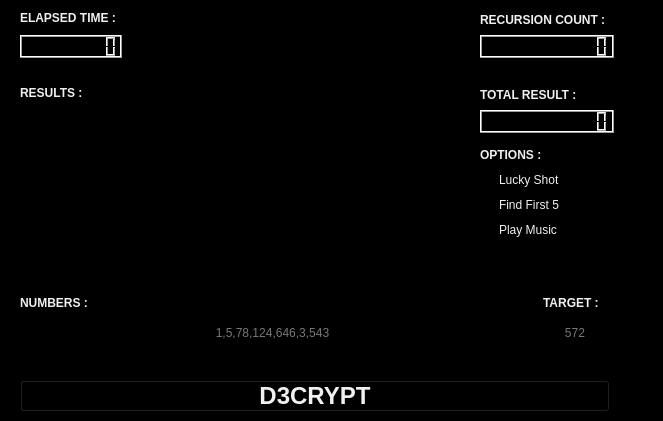
    <widget class="QWidget" name="tab_3">
     <property name="palette">
      <palette>
       <active>
        <colorrole role="WindowText">
         <brush brushstyle="SolidPattern">
          <color alpha="255">
           <red>239</red>
           <green>240</green>
           <blue>241</blue>
          </color>
         </brush>
        </colorrole>
        <colorrole role="Button">
         <brush brushstyle="SolidPattern">
          <color alpha="255">
           <red>0</red>
           <green>0</green>
           <blue>0</blue>
          </color>
         </brush>
        </colorrole>
        <colorrole role="Text">
         <brush brushstyle="SolidPattern">
          <color alpha="255">
           <red>239</red>
           <green>240</green>
           <blue>241</blue>
          </color>
         </brush>
        </colorrole>
        <colorrole role="ButtonText">
         <brush brushstyle="SolidPattern">
          <color alpha="255">
           <red>239</red>
           <green>240</green>
           <blue>241</blue>
          </color>
         </brush>
        </colorrole>
        <colorrole role="Base">
         <brush brushstyle="SolidPattern">
          <color alpha="255">
           <red>0</red>
           <green>0</green>
           <blue>0</blue>
          </color>
         </brush>
        </colorrole>
        <colorrole role="Window">
         <brush brushstyle="SolidPattern">
          <color alpha="255">
           <red>0</red>
           <green>0</green>
           <blue>0</blue>
          </color>
         </brush>
        </colorrole>
        <colorrole role="Highlight">
         <brush brushstyle="SolidPattern">
          <color alpha="255">
           <red>32</red>
           <green>194</green>
           <blue>14</blue>
          </color>
         </brush>
        </colorrole>
        <colorrole role="HighlightedText">
         <brush brushstyle="SolidPattern">
          <color alpha="255">
           <red>239</red>
           <green>240</green>
           <blue>241</blue>
          </color>
         </brush>
        </colorrole>
       </active>
       <inactive>
        <colorrole role="WindowText">
         <brush brushstyle="SolidPattern">
          <color alpha="255">
           <red>239</red>
           <green>240</green>
           <blue>241</blue>
          </color>
         </brush>
        </colorrole>
        <colorrole role="Button">
         <brush brushstyle="SolidPattern">
          <color alpha="255">
           <red>0</red>
           <green>0</green>
           <blue>0</blue>
          </color>
         </brush>
        </colorrole>
        <colorrole role="Text">
         <brush brushstyle="SolidPattern">
          <color alpha="255">
           <red>239</red>
           <green>240</green>
           <blue>241</blue>
          </color>
         </brush>
        </colorrole>
        <colorrole role="ButtonText">
         <brush brushstyle="SolidPattern">
          <color alpha="255">
           <red>239</red>
           <green>240</green>
           <blue>241</blue>
          </color>
         </brush>
        </colorrole>
        <colorrole role="Base">
         <brush brushstyle="SolidPattern">
          <color alpha="255">
           <red>0</red>
           <green>0</green>
           <blue>0</blue>
          </color>
         </brush>
        </colorrole>
        <colorrole role="Window">
         <brush brushstyle="SolidPattern">
          <color alpha="255">
           <red>0</red>
           <green>0</green>
           <blue>0</blue>
          </color>
         </brush>
        </colorrole>
        <colorrole role="Highlight">
         <brush brushstyle="SolidPattern">
          <color alpha="255">
           <red>32</red>
           <green>194</green>
           <blue>14</blue>
          </color>
         </brush>
        </colorrole>
        <colorrole role="HighlightedText">
         <brush brushstyle="SolidPattern">
          <color alpha="255">
           <red>239</red>
           <green>240</green>
           <blue>241</blue>
          </color>
         </brush>
        </colorrole>
       </inactive>
       <disabled>
        <colorrole role="WindowText">
         <brush brushstyle="SolidPattern">
          <color alpha="255">
           <red>69</red>
           <green>69</green>
           <blue>69</blue>
          </color>
         </brush>
        </colorrole>
        <colorrole role="Button">
         <brush brushstyle="SolidPattern">
          <color alpha="255">
           <red>49</red>
           <green>54</green>
           <blue>59</blue>
          </color>
         </brush>
        </colorrole>
        <colorrole role="Text">
         <brush brushstyle="SolidPattern">
          <color alpha="255">
           <red>69</red>
           <green>69</green>
           <blue>69</blue>
          </color>
         </brush>
        </colorrole>
        <colorrole role="ButtonText">
         <brush brushstyle="SolidPattern">
          <color alpha="255">
           <red>69</red>
           <green>69</green>
           <blue>69</blue>
          </color>
         </brush>
        </colorrole>
        <colorrole role="Base">
         <brush brushstyle="SolidPattern">
          <color alpha="255">
           <red>49</red>
           <green>54</green>
           <blue>59</blue>
          </color>
         </brush>
        </colorrole>
        <colorrole role="Window">
         <brush brushstyle="SolidPattern">
          <color alpha="255">
           <red>49</red>
           <green>54</green>
           <blue>59</blue>
          </color>
         </brush>
        </colorrole>
        <colorrole role="Highlight">
         <brush brushstyle="SolidPattern">
          <color alpha="255">
           <red>32</red>
           <green>194</green>
           <blue>14</blue>
          </color>
         </brush>
        </colorrole>
        <colorrole role="HighlightedText">
         <brush brushstyle="SolidPattern">
          <color alpha="255">
           <red>239</red>
           <green>240</green>
           <blue>241</blue>
          </color>
         </brush>
        </colorrole>
       </disabled>
      </palette>
     </property>
     <attribute name="title">
      <string>D3CRYPT3R</string>
     </attribute>
     <widget class="QLineEdit" name="numbers">
      <property name="geometry">
       <rect>
        <x>20</x>
        <y>320</y>
        <width>505</width>
        <height>25</height>
       </rect>
      </property>
      <property name="inputMask">
       <string/>
      </property>
      <property name="text">
       <string/>
      </property>
      <property name="alignment">
       <set>Qt::AlignCenter</set>
      </property>
      <property name="placeholderText">
       <string>1,5,78,124,646,3,543</string>
      </property>
     </widget>
     <widget class="QLineEdit" name="target">
      <property name="geometry">
       <rect>
        <x>540</x>
        <y>320</y>
        <width>70</width>
        <height>25</height>
       </rect>
      </property>
      <property name="alignment">
       <set>Qt::AlignCenter</set>
      </property>
      <property name="placeholderText">
       <string>572</string>
      </property>
     </widget>
     <widget class="QPushButton" name="pushButton">
      <property name="geometry">
       <rect>
        <x>20</x>
        <y>380</y>
        <width>590</width>
        <height>32</height>
       </rect>
      </property>
      <property name="font">
       <font>
        <pointsize>18</pointsize>
        <weight>75</weight>
        <bold>true</bold>
       </font>
      </property>
      <property name="text">
       <string>D3CRYPT</string>
      </property>
     </widget>
     <widget class="QLCDNumber" name="count">
      <property name="geometry">
       <rect>
        <x>480</x>
        <y>35</y>
        <width>134</width>
        <height>23</height>
       </rect>
      </property>
      <property name="font">
       <font>
        <weight>50</weight>
        <bold>false</bold>
       </font>
      </property>
      <property name="layoutDirection">
       <enum>Qt::LeftToRight</enum>
      </property>
      <property name="autoFillBackground">
       <bool>false</bool>
      </property>
      <property name="inputMethodHints">
       <set>Qt::ImhNone</set>
      </property>
      <property name="frameShadow">
       <enum>QFrame::Raised</enum>
      </property>
      <property name="lineWidth">
       <number>1</number>
      </property>
      <property name="digitCount">
       <number>12</number>
      </property>
      <property name="segmentStyle">
       <enum>QLCDNumber::Filled</enum>
      </property>
      <property name="value" stdset="0">
       <double>0.000000000000000</double>
      </property>
     </widget>
     <widget class="QLCDNumber" name="time">
      <property name="geometry">
       <rect>
        <x>20</x>
        <y>35</y>
        <width>102</width>
        <height>23</height>
       </rect>
      </property>
      <property name="smallDecimalPoint">
       <bool>false</bool>
      </property>
      <property name="digitCount">
       <number>9</number>
      </property>
     </widget>
     <widget class="QListWidget" name="list">
      <property name="geometry">
       <rect>
        <x>20</x>
        <y>110</y>
        <width>440</width>
        <height>171</height>
       </rect>
      </property>
     </widget>
     <widget class="QLabel" name="label">
      <property name="geometry">
       <rect>
        <x>20</x>
        <y>10</y>
        <width>111</width>
        <height>16</height>
       </rect>
      </property>
      <property name="font">
       <font>
        <weight>75</weight>
        <bold>true</bold>
       </font>
      </property>
      <property name="text">
       <string>ELAPSED TIME :</string>
      </property>
     </widget>
     <widget class="QLabel" name="label_2">
      <property name="geometry">
       <rect>
        <x>480</x>
        <y>10</y>
        <width>141</width>
        <height>20</height>
       </rect>
      </property>
      <property name="font">
       <font>
        <weight>75</weight>
        <bold>true</bold>
       </font>
      </property>
      <property name="text">
       <string>RECURSION COUNT :</string>
      </property>
     </widget>
     <widget class="QLabel" name="label_3">
      <property name="geometry">
       <rect>
        <x>20</x>
        <y>295</y>
        <width>111</width>
        <height>16</height>
       </rect>
      </property>
      <property name="font">
       <font>
        <weight>75</weight>
        <bold>true</bold>
       </font>
      </property>
      <property name="text">
       <string>NUMBERS :</string>
      </property>
     </widget>
     <widget class="QLabel" name="label_4">
      <property name="geometry">
       <rect>
        <x>543</x>
        <y>295</y>
        <width>111</width>
        <height>16</height>
       </rect>
      </property>
      <property name="font">
       <font>
        <weight>75</weight>
        <bold>true</bold>
       </font>
      </property>
      <property name="text">
       <string>TARGET :</string>
      </property>
     </widget>
     <widget class="QLabel" name="label_5">
      <property name="geometry">
       <rect>
        <x>20</x>
        <y>85</y>
        <width>111</width>
        <height>16</height>
       </rect>
      </property>
      <property name="font">
       <font>
        <weight>75</weight>
        <bold>true</bold>
       </font>
      </property>
      <property name="text">
       <string>RESULTS :</string>
      </property>
     </widget>
     <widget class="QLabel" name="hctp">
      <property name="geometry">
       <rect>
        <x>290</x>
        <y>10</y>
        <width>61</width>
        <height>90</height>
       </rect>
      </property>
      <property name="text">
       <string/>
      </property>
     </widget>
     <widget class="QLabel" name="label_10">
      <property name="geometry">
       <rect>
        <x>480</x>
        <y>85</y>
        <width>141</width>
        <height>20</height>
       </rect>
      </property>
      <property name="font">
       <font>
        <weight>75</weight>
        <bold>true</bold>
       </font>
      </property>
      <property name="text">
       <string>TOTAL RESULT :</string>
      </property>
     </widget>
     <widget class="QLCDNumber" name="total">
      <property name="geometry">
       <rect>
        <x>480</x>
        <y>110</y>
        <width>134</width>
        <height>23</height>
       </rect>
      </property>
      <property name="layoutDirection">
       <enum>Qt::LeftToRight</enum>
      </property>
      <property name="digitCount">
       <number>12</number>
      </property>
     </widget>
     <widget class="QLabel" name="label_11">
      <property name="geometry">
       <rect>
        <x>480</x>
        <y>145</y>
        <width>141</width>
        <height>20</height>
       </rect>
      </property>
      <property name="font">
       <font>
        <weight>75</weight>
        <bold>true</bold>
       </font>
      </property>
      <property name="text">
       <string>OPTIONS :</string>
      </property>
     </widget>
     <widget class="QCheckBox" name="check_lucky">
      <property name="geometry">
       <rect>
        <x>480</x>
        <y>170</y>
        <width>111</width>
        <height>20</height>
       </rect>
      </property>
      <property name="text">
       <string>Lucky Shot</string>
      </property>
      <property name="tristate">
       <bool>false</bool>
      </property>
     </widget>
     <widget class="QCheckBox" name="check_5">
      <property name="geometry">
       <rect>
        <x>480</x>
        <y>195</y>
        <width>111</width>
        <height>20</height>
       </rect>
      </property>
      <property name="text">
       <string>Find First 5</string>
      </property>
      <property name="tristate">
       <bool>false</bool>
      </property>
     </widget>
     <widget class="QCheckBox" name="check_music">
      <property name="geometry">
       <rect>
        <x>480</x>
        <y>220</y>
        <width>111</width>
        <height>20</height>
       </rect>
      </property>
      <property name="text">
       <string>Play Music</string>
      </property>
      <property name="tristate">
       <bool>false</bool>
      </property>
     </widget>
    </widget>
